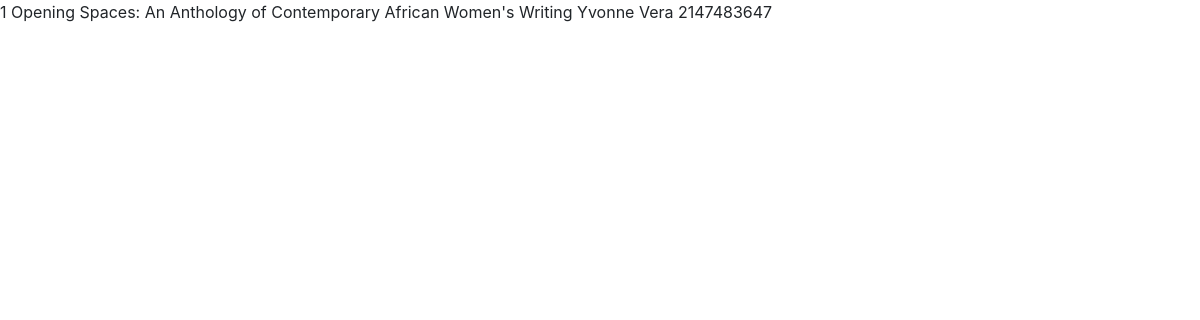
The app's page /toegevoegedbook.php?bibliotheekid=1 with its own data.
### tables this page shows
CREATE TABLE `bibliotheek` (
  `bibliotheekid` int(11) NOT NULL,
  `title` varchar(255) NOT NULL,
  `author` varchar(255) NOT NULL,
  `isbn13` int(50) NOT NULL,
  `format` varchar(255) NOT NULL,
  `publisher` varchar(255) NOT NULL,
  `pages` int(11) NOT NULL,
  `dimensions` varchar(255) NOT NULL,
  `overview` text NOT NULL
);

### toegevoegedbook.php (the view, shortened to what this page needs)
<?php
include_once('link.php');
require_once('connection.php');
$id = $_GET["bibliotheekid"];
$sql = "SELECT * FROM bibliotheek WHERE bibliotheekid='$id' ";
$result = mysqli_query($conn, $sql);
if (mysqli_num_rows($result) > 0) {
	while ($row = mysqli_fetch_assoc($result)) {
		$id = $row["bibliotheekid"] . " ";
		$title = $row["title"] . " ";
		$author = $row["author"] . " ";
		$isbn13 = $row["isbn13"];
		echo $id . $title . $author . $isbn13;
	}
}
?>

### records on screen
bibliotheek: title "Opening Spaces: An Anthology of Contemporary African Women's Writing", author "Yvonne Vera", isbn13 "2147483647"
